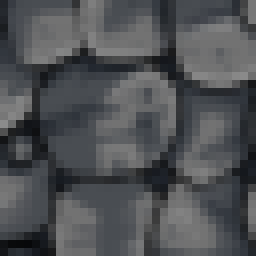
#> input picture src/tilesets/00.png, 32 x 32 px, found by its file name (shown 8 times larger); its folder holds 4 pictures in this run
$ python merge_tilesets.py
#> lines starting #> are read from the running program, lines starting #| are printed output that depends on the picture
from PIL import Image
import os

# ============================================================
# CONFIGURATION — modifie seulement ces valeurs
# ============================================================

TILE_SIZE = 32  # Taille d'une tuile en pixels (32x32)
OUTPUT_FILE = "all_tilesets.png"  # Nom du fichier de sortie
DOSSIER = r"C:\Users\helia\OneDrive\Documents\EPF\2A\Monster Lab Escape\src\tilesets"

# ============================================================
# SCRIPT — détection automatique de tous les PNG du dossier
# ============================================================

def merge_tilesets(tile_size, output_file):
#> called with tile_size = 32, output_file = 'all_tilesets.png'
    tilesets = sorted([
        f for f in os.listdir(DOSSIER)
        if f.endswith(".png") and f != output_file
    ])

    if not tilesets:
        print("❌ Aucun fichier PNG trouvé dans ce dossier.")
        return

    print(f"🔍 {len(tilesets)} fichier(s) PNG détecté(s) :")

    images = []
    total_height = 0
    max_width = 0

    for filename in tilesets:
        filepath = os.path.join(DOSSIER, filename)
        img = Image.open(filepath).convert("RGBA")
#> img is the input picture: PIL image 32x32 RGBA; mean R, G, B, A 78.8, 80.9, 84, 255

        if img.width % tile_size != 0 or img.height % tile_size != 0:
            print(f"  ⚠️  {filename} ({img.width}x{img.height}px) — pas divisible par {tile_size}px, ignoré")
            continue

        print(f"  ✅ {filename} ({img.width}x{img.height}px — {img.width // tile_size}x{img.height // tile_size} tuiles)")
#|   ✅ 00.png (32x32px — 1x1 tuiles)
        images.append((filename, img))
        total_height += img.height
#> total_height = 32
        max_width = max(max_width, img.width)
#> max_width = 32

    if not images:
        print("❌ Aucun fichier valide à fusionner.")
        return

    # Crée une grande image vide transparente
    merged = Image.new("RGBA", (max_width, total_height), (0, 0, 0, 0))
#> merged: PIL image 512x1120 RGBA; every value is 0

    y_offset = 0
    for filename, img in images:
        merged.paste(img, (0, y_offset))
        y_offset += img.height
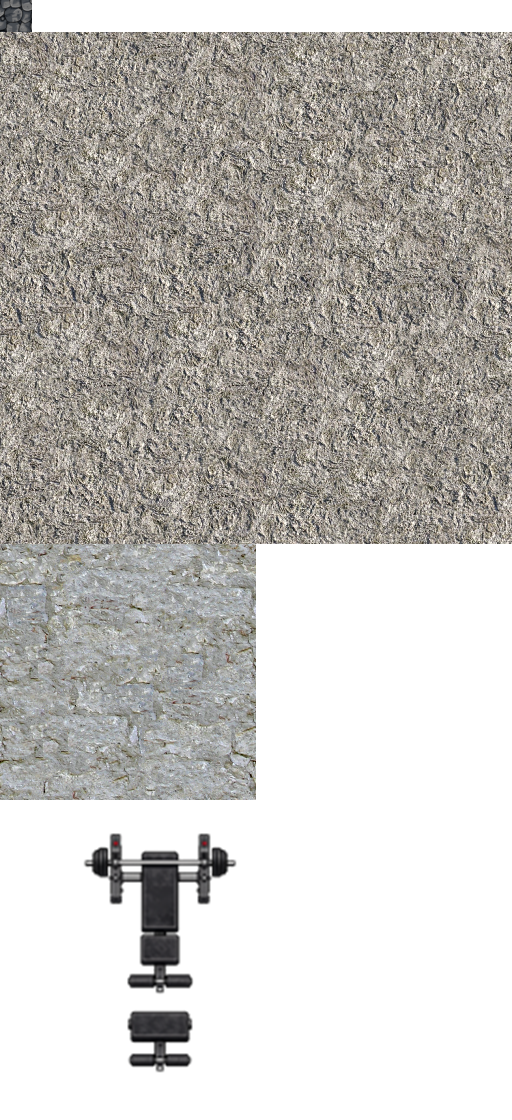
#> merged: PIL image 512x1120 RGBA; mean R, G, B, A 89.2, 86.8, 83, 151; transparent parts drawn white

    output_path = os.path.join(DOSSIER, output_file)
    merged.save(output_path)

    print(f"\n✅ Fusion terminée !")
    print(f"📁 Fichier créé dans : {DOSSIER}")
    print(f"📐 Taille finale : {max_width}x{total_height}px")
    print(f"🎮 Total de tuiles : {max_width // tile_size} colonnes x {total_height // tile_size} lignes")
    print(f"\n💡 Dans Phaser, utilise :")
    print(f"   this.load.image('allTiles', 'src/tilesets/{output_file}');")

if __name__ == "__main__":
    merge_tilesets(TILE_SIZE, OUTPUT_FILE)
